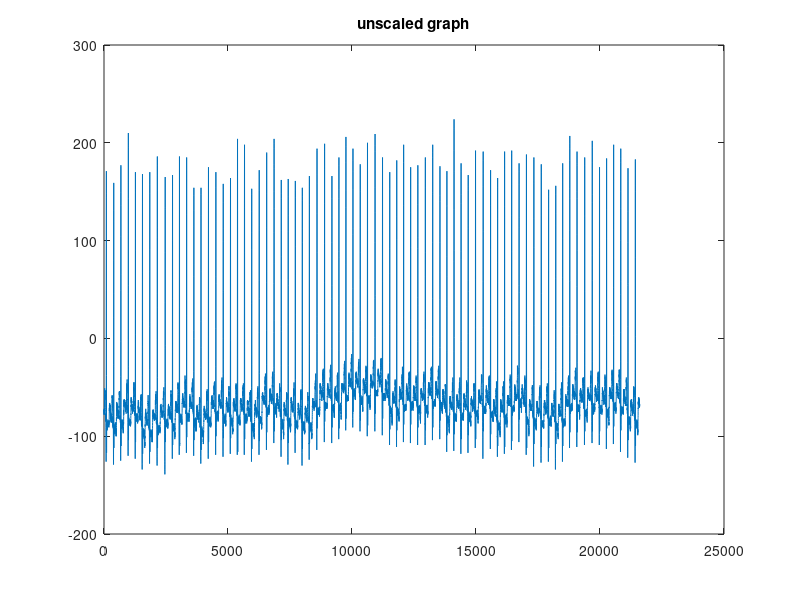
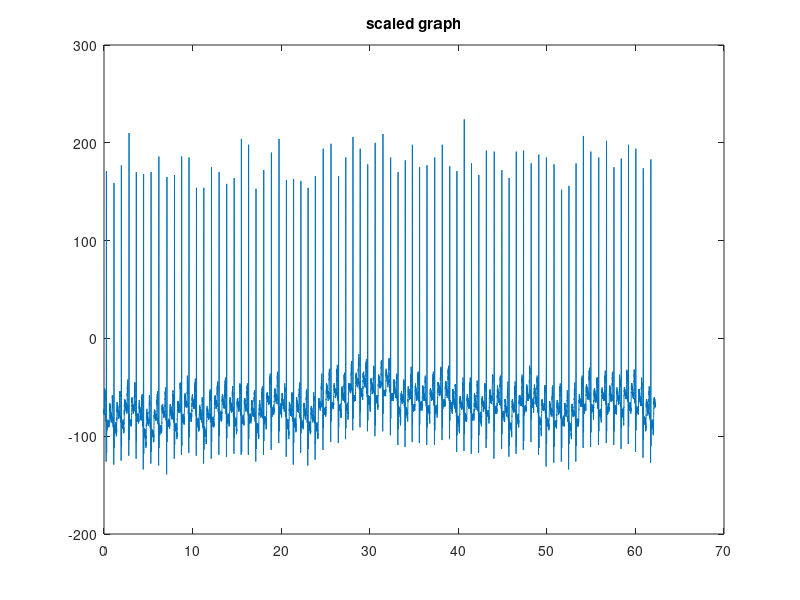
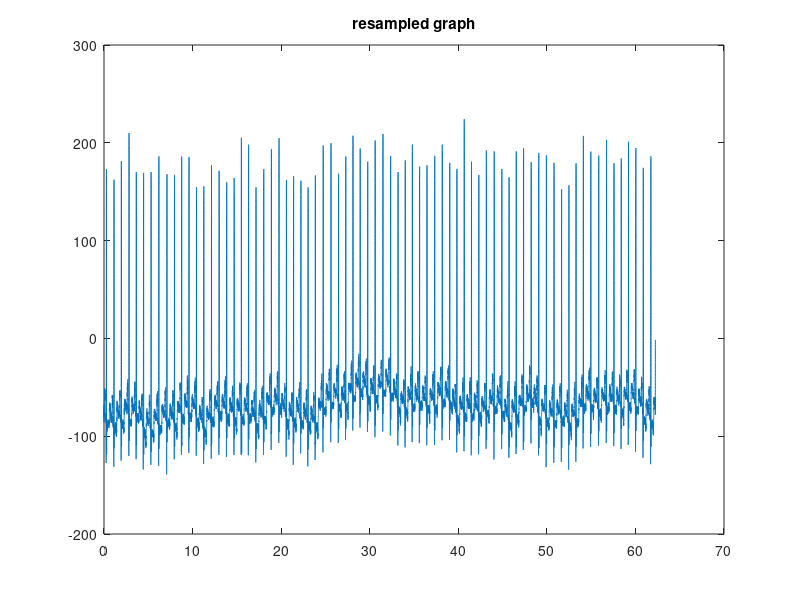

Here is the MATLAB script that generated these plots, in order:
clear all; close all;
load ECG100.mat; whos;
x = val(1,:);
plot(x); title('unscaled graph'); figure; % 289 probek to 1/72 minuty (1 okres) czyli 346,8 probki/s

fpr = 347;
N = length(x);
dt = 1/fpr;
t = dt * (0:N-1);
plot(t, x); title('scaled graph'); figure;
%soundsc(x);

xup = resample(x,8000,fpr);
fprup = 8000;
Nup = length(xup);
dtup = 1/fprup;
tup = dtup * (0:Nup-1);
plot(tup, xup); title('resampled graph');
soundsc(xup, 8000);